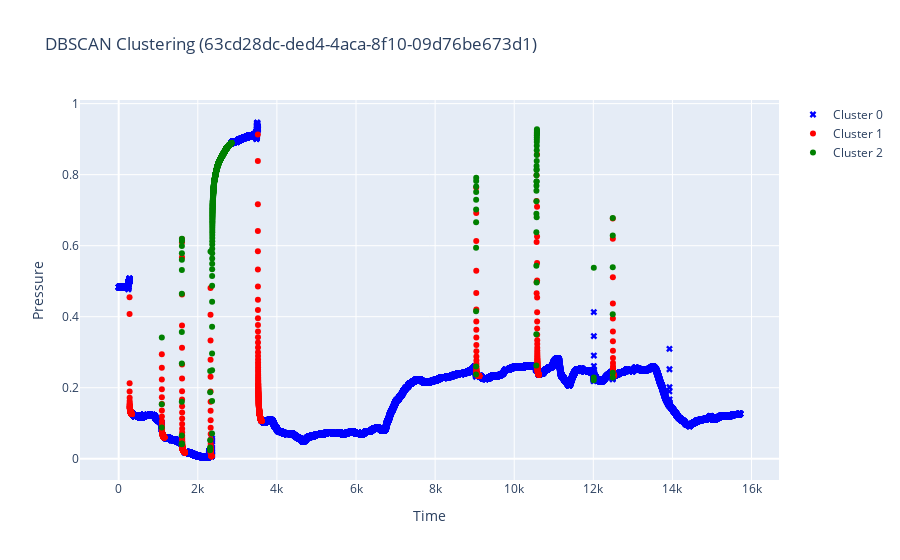

Notebook code for this chart:
### Markdown cell above
## Сырая кластеризация

### Code cell
filename, recovery, drop, clust_df = process_file_without_postfilters(filename, DATA_PATH)
plot_data(clust_df, filename)

### Figure 1 — Plotly figure (JSON) as saved in the notebook; plotly's stock layout.template omitted (floating-point values rounded to 4 significant figures; data arrays with more than 128 entries replaced by an {"elided": "..."} marker saying what was removed)
{"data": [{"marker": {"color": "blue", "size": 6, "symbol": "x"}, "mode": "markers", "name": "Cluster 0", "type": "scatter", "x": {"elided": "34001 float values"}, "y": {"elided": "34001 float values"}}, {"marker": {"color": "red", "size": 6, "symbol": "circle"}, "mode": "markers", "name": "Cluster 1", "type": "scatter", "x": {"elided": "1357 float values"}, "y": {"elided": "1357 float values"}}, {"marker": {"color": "green", "size": 6, "symbol": "circle"}, "mode": "markers", "name": "Cluster 2", "type": "scatter", "x": {"elided": "1357 float values"}, "y": {"elided": "1357 float values"}}], "layout": {"showlegend": true, "title": {"text": "DBSCAN Clustering (63cd28dc-ded4-4aca-8f10-09d76be673d1)"}, "xaxis": {"title": {"text": "Time"}}, "yaxis": {"title": {"text": "Pressure"}}}}
